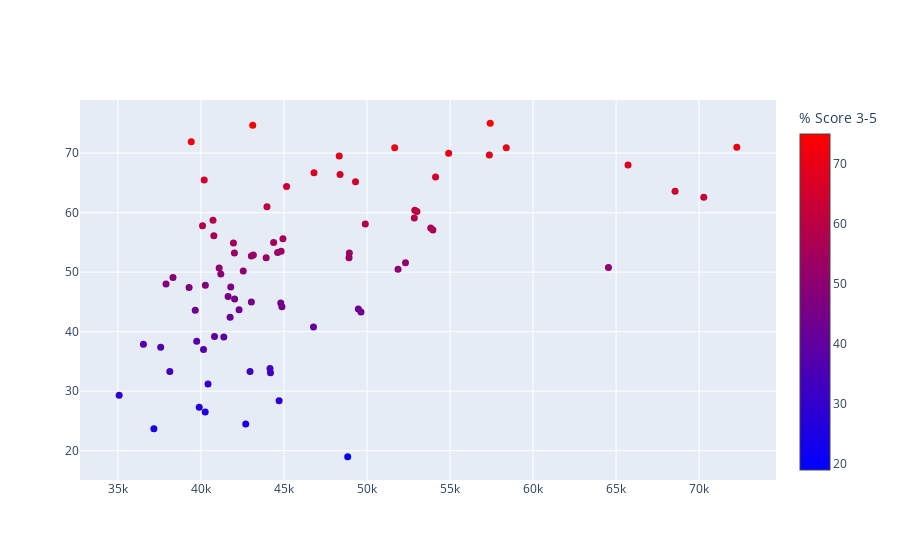

The cell this chart's notebook holds for it:
### Code cell
# Ensure no missing values and correct numeric types
northcarolina20 = northcarolina20.dropna(subset=['PERCENT_3_OR_ABOVE'])
northcarolina20 = northcarolina20.dropna(subset=['per_capita_income'])
northcarolina20['PERCENT_3_OR_ABOVE'] = pd.to_numeric(northcarolina20['PERCENT_3_OR_ABOVE'], errors='coerce')

# Create the scatter plot
fig = go.Figure(data=go.Scatter(
    x=np.round(northcarolina20['per_capita_income'], decimals=-1),
    y=np.round(northcarolina20['PERCENT_3_OR_ABOVE'], decimals=1),
    mode='markers',
    marker=dict(
        size=7,
        color=northcarolina20['PERCENT_3_OR_ABOVE'],  # Use numeric values for color
        colorscale='Bluered',  # Define the color scale
        symbol='circle',
        showscale=True,
        colorbar=dict(title='% Score 3-5'),
    ),
    showlegend=False,
    text=northcarolina20['County'],
    name=''
))

# Display the plot
fig.show()

### Figure 1 — Plotly figure (JSON) as saved in the notebook; plotly's stock layout.template omitted (floating-point values rounded to 4 significant figures)
{"data": [{"marker": {"color": [53.19, 45.45, 58.7, 36.96, 43.27, 45, 57.36, 59.07, 50.74, 65.24, 57.84, 51.61, 75, 33.33, 53.25, 62.56, 37.93, null, 56.06, 38.37, 43.75, 50.24, 60.42, 50.84, 60.99, 60.2, 33.77, 57.07, 31.18, 70.88, 47.54, 44.75, null, 47.37, 24.5, 29.27, 58.15, 43.56, 44.17, 66.37, 37.44, null, 65.52, 55.63, 53.46, 28.42, 50.54, 52.38, 27.27, null, 63.57, 47.83, 69.71, 65.97, 40.82, 70.98, 19.05, 33.33, 64.4, 66.67, 43.69, 52.44, 70, 45.86, 26.49, 23.72, 39.05, 49.1, 39.24, 47.96, 52.94, 54.92, 52.73, 55, 69.51, 70.9, null, 67.99, null, null, 74.73, 33.05, 49.74, 53.33, 42.42, 71.88], "colorbar": {"title": {"text": "% Score 3-5"}}, "colorscale": [[0, "rgb(0,0,255)"], [1, "rgb(255,0,0)"]], "showscale": true, "size": 7, "symbol": "circle"}, "mode": "markers", "name": "", "showlegend": false, "text": ["Alexander", "Anson", "Ashe", "Avery", "Beaufort", "Bladen", "Brunswick", "Buncombe", "Burke", "Cabarrus", "Caldwell", "Camden", "Carteret", "Caswell", "Catawba", "Chatham", "Cherokee", "Clay", "Cleveland", "Columbus", "Craven", "Cumberland", "Currituck", "Dare", "Davidson", "Davie", "Duplin", "Durham", "Edgecombe", "Forsyth", "Franklin", "Gaston", "Gates", "Graham", "Granville", "Greene", "Guilford", "Harnett", "Haywood", "Henderson", "Hoke", "Hyde", "Jackson", "Johnston", "Lee", "Lenoir", "Lincoln", "Macon", "Madison", "Martin", "Mecklenburg", "Mitchell", "Moore", "New Hanover", "Onslow", "Orange", "Pamlico", "Pasquotank", "Pender", "Perquimans", "Person", "Pitt", "Polk", "Randolph", "Richmond", "Robeson", "Rockingham", "Rutherford", "Sampson", "Scotland", "Stanly", "Stokes", "Surry", "Swain", "Transylvania", "Union", "Vance", "Wake", "Warren", "Washington", "Watauga", "Wayne", "Wilkes", "Wilson", "Yadkin", "Yancey"], "type": "scatter", "x": [42020, 42030, 40730, 40160, 49640, 43040, 53840, 52850, 41100, 49310, 40100, 52320, 57420, 38130, 48940, 70280, 36540, 40590, 40780, 39750, 49480, 42550, 52880, 64540, 43980, 53010, 44160, 53970, 40430, 51670, 41800, 44810, 44610, 39290, 42700, 35080, 49900, 39660, 44880, 48380, 37580, 45090, 40200, 44940, 44830, 44710, 51870, 43930, 39900, 38340, 68550, 40270, 57370, 54130, 46780, 72270, 48840, 42960, 45160, 46810, 42300, 48920, 54920, 41640, 40260, 37170, 41380, 38320, 40820, 37900, 43160, 41960, 43040, 44380, 48330, 58390, 39530, 65720, 35110, 41670, 43120, 44190, 41200, 44620, 41760, 39420], "y": [53.2, 45.5, 58.7, 37, 43.3, 45, 57.4, 59.1, 50.7, 65.2, 57.8, 51.6, 75, 33.3, 53.2, 62.6, 37.9, null, 56.1, 38.4, 43.8, 50.2, 60.4, 50.8, 61, 60.2, 33.8, 57.1, 31.2, 70.9, 47.5, 44.8, null, 47.4, 24.5, 29.3, 58.1, 43.6, 44.2, 66.4, 37.4, null, 65.5, 55.6, 53.5, 28.4, 50.5, 52.4, 27.3, null, 63.6, 47.8, 69.7, 66, 40.8, 71, 19, 33.3, 64.4, 66.7, 43.7, 52.4, 70, 45.9, 26.5, 23.7, 39.1, 49.1, 39.2, 48, 52.9, 54.9, 52.7, 55, 69.5, 70.9, null, 68, null, null, 74.7, 33.1, 49.7, 53.3, 42.4, 71.9]}], "layout": {"autosize": true, "xaxis": {"autorange": true, "range": [32780.0, 74570.0], "type": "linear"}, "yaxis": {"autorange": true, "range": [14.11, 79.89], "type": "linear"}}}
